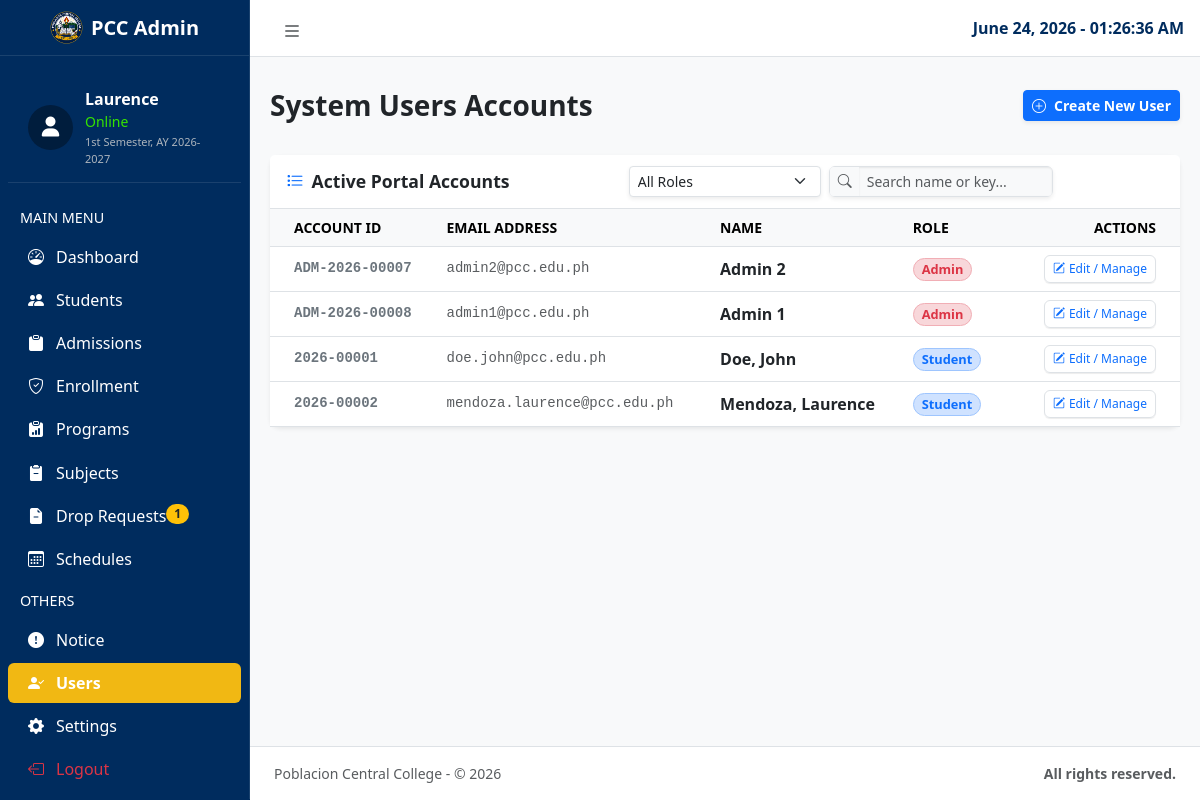
The page /admin/users.php (signed in) on the database its author committed.
### tables this page shows
CREATE TABLE `students` (
  `student_id` int(11) NOT NULL AUTO_INCREMENT,
  `student_number` varchar(20) NOT NULL,
  `password_hash` varchar(255) NOT NULL,
  `application_id` int(11) DEFAULT NULL,
  `first_name` varchar(50) NOT NULL,
  `middle_name` varchar(50) DEFAULT NULL,
  `last_name` varchar(50) NOT NULL,
  `suffix` varchar(10) DEFAULT NULL,
  `email` varchar(100) NOT NULL,
  `current_course` varchar(10) NOT NULL,
  `section` varchar(50) DEFAULT NULL,
  `year_level` int(11) DEFAULT 1,
  `classification` varchar(50) DEFAULT 'Regular',
  `created_at` timestamp NOT NULL DEFAULT current_timestamp(),
  `enrollment_status` varchar(50) DEFAULT 'Enrolled',
  `payment_method` varchar(50) DEFAULT 'Cashier',
  `payment_scheme` varchar(50) DEFAULT 'Full Payment',
  `gcash_ref_id` varchar(50) DEFAULT NULL,
  `gcash_receipt_path` varchar(255) DEFAULT NULL,
  PRIMARY KEY (`student_id`),
  UNIQUE KEY `student_number` (`student_number`),
  UNIQUE KEY `email` (`email`),
  KEY `current_course` (`current_course`),
  KEY `application_id` (`application_id`),
  CONSTRAINT `students_ibfk_1` FOREIGN KEY (`current_course`) REFERENCES `courses` (`course_code`),
  CONSTRAINT `students_ibfk_2` FOREIGN KEY (`application_id`) REFERENCES `applicants` (`application_id`)
);

### admin/users.php (the view, shortened to what this page needs)
<?php
require_once '../config/database_connect.php';
$users_list = [];
$search_query = isset($_GET['search']) ? trim($_GET['search']) : '';
$search_param = '%' . $search_query . '%';
$filter_role = isset($_GET['role_filter']) ? trim($_GET['role_filter']) : 'All';
try {
    if ($filter_role === 'All' || $filter_role === 'Admin') {
        $admin_query = $conn->prepare("SELECT admin_id, admin_name, pcc_email FROM admins WHERE admin_id LIKE :search OR admin_name LIKE :search OR pcc_email LIKE :search");
        $admin_query->execute([':search' => $search_param]);
        while ($admin = $admin_query->fetch(PDO::FETCH_ASSOC)) {
            $users_list[] = ['account_id' => $admin['admin_id'], 'name' => $admin['admin_name'], 'school_email' => $admin['pcc_email'], 'role' => 'Admin'];
        }
    }
    if ($filter_role === 'All' || $filter_role === 'Student') {
        $student_query = $conn->prepare("SELECT student_number, first_name, last_name, suffix, email FROM students WHERE student_number LIKE :search OR first_name LIKE :search OR last_name LIKE :search OR email LIKE :search");
        $student_query->execute([':search' => $search_param]);
        while ($student = $student_query->fetch(PDO::FETCH_ASSOC)) {
            $suffix_display = !empty($student['suffix']) ? ' ' . $student['suffix'] : '';
            $users_list[] = ['account_id' => $student['student_number'], 'name' => $student['last_name'] . ', ' . $student['first_name'] . $suffix_display, 'school_email' => $student['email'], 'role' => 'Student'];
        }
    }
} catch (PDOException $e) {
    $toast_notification = "<div class='alert alert-danger m-3'>Query Engine Failure: " . $e->getMessage() . "</div>";
}
$edit_id = $_GET['edit_uid'] ?? null;
$edit_role = $_GET['role'] ?? null;
$current_semester = "1st Semester, AY 2026-2027";
$pending_drop_count = 0;
try {
    $drop_count_stmt = $conn->query("SELECT COUNT(*) FROM drop_requests WHERE status = 'Pending Review'");
    $pending_drop_count = $drop_count_stmt->fetchColumn();
} catch (PDOException $e) {
    error_log("Sidebar Badges Fetch Error: " . $e->getMessage());
}
?>
<!doctype html>
<html lang="en">
<head>
    <link rel="stylesheet" href="https://cdn.jsdelivr.net/npm/overlayscrollbars@2.11.0/styles/overlayscrollbars.min.css" />
    <link rel="stylesheet" href="https://cdn.jsdelivr.net/npm/bootstrap-icons@1.13.1/font/bootstrap-icons.min.css" />
    <link rel="stylesheet" href="../assets/css/adminlte.css" />
    <link rel="stylesheet" href="https://cdnjs.cloudflare.com/ajax/libs/font-awesome/6.4.0/css/all.min.css">
</head>
<body class="fixed-header sidebar-expand-lg bg-body-tertiary">
    <div class="app-wrapper">
        <nav class="app-header navbar navbar-expand bg-body px-1">
            <div class="container-fluid">
                <ul class="navbar-nav">
                    <li class="nav-item"><a class="nav-link text-dark" href="#" onclick="toggleSidebarMenu(event)" role="button"><i class="bi bi-list fs-5"></i></a></li>
                </ul>
                <ul class="navbar-nav ms-auto">
                    <li class="nav-item dropdown user-menu"><span class="d-md-inline"><div class="nav-date" id="liveClockDisplay">Loading...</div></span></li>
                </ul>
            </div>
        </nav>
        <aside class="app-sidebar sidebar-bg">
            <div class="sidebar-brand"
                style="border-right: 1px solid rgba(255, 255, 255, 0.1); border-bottom: 1px solid rgba(255, 255, 255, 0.1);">
                <a href="dashboard.php" class="brand-link">
                    <img src="../assets/images/PCC_logo.png" alt="PCC Logo" class="brand-image" />
                    <span class="brand-text fw-bold" style="color: white;">PCC Admin</span>
                </a>
            </div>
            <div class="sidebar-wrapper" style="border-right: 1px solid rgba(255, 255, 255, 0.1)">
                <nav class="mt-2">
                    <div class="user-profile">
                        <div class="avatar-wrapper">
                            <div class="avatar-placeholder"><i class="fa-solid fa-user"></i></div>
                        </div>
                        <div class="user-info">
                            <div class="username">
                                <?php echo htmlspecialchars($_SESSION['admin_name'] ?? 'Admin Account'); ?>
                            </div>
                            <div class="status-text small" style="color: #35e400;">Online</div>
                            <span class="sidebar-semester-text"><?php echo $current_semester; ?></span>
                        </div>
                    </div>
                    <ul class="nav sidebar-menu flex-column mt-3" id="navigation">
                        <li class="nav-header">MAIN MENU</li>
                        <li class="nav-item"><a href="dashboard.php" class="nav-link"><i
                                    class="nav-icon bi bi-speedometer"></i>
                                <p>Dashboard</p>
                            </a></li>
                        <li class="nav-item"><a href="students.php" class="nav-link "><i
                                    class="nav-icon bi bi-people-fill"></i>
                                <p>Students</p>
                            </a></li>
                        <li class="nav-item"><a href="admissions.php" class="nav-link "><i
                                    class="nav-icon bi bi-clipboard-fill"></i>
                                <p>Admissions
                                </p>
                            </a></li>
                        <li class="nav-item"><a href="verify_enrollment.php" class="nav-link"><i
                                    class="nav-icon bi bi-shield-check"></i>
                                <p>Enrollment
                                </p>
                            </a></li>
                        <li class="nav-item"><a href="#" class="nav-link"><i
                                    class="nav-icon bi bi-clipboard-data-fill"></i>
                                <p>Programs</p>
                            </a></li>
                        <li class="nav-item"><a href="subjects.php" class="nav-link"><i
                                    class="nav-icon bi bi-clipboard2-minus-fill"></i>
                                <p>Subjects</p>
                            </a></li>
                        <li class="nav-item"><a href="drop_requests.php" class="nav-link"><i
                                    class="nav-icon bi bi-file-earmark-minus-fill"></i>
                                <p>Drop Requests
                                    <?php if ($pending_drop_count > 0): ?>
                                        <span class="badge bg-warning text-dark float-end small font-bold rounded-pill"
                                            style="background-color: white"><?php echo $pending_drop_count; ?></span>
                                    <?php endif; ?>
                                </p>
                            </a></li>
                        <li class="nav-item"><a href="#" class="nav-link"><i class="nav-icon bi bi-calendar3"></i>
                                <p>Schedules</p>
                            </a></li>
                        <li class="nav-header">OTHERS</li>
                        <li class="nav-item"><a href="notice.php" class="nav-link"><i
                                    class="nav-icon bi bi-exclamation-circle-fill"></i>
                                <p>Notice</p>
                            </a></li>
                        <li class="nav-item"><a href="users.php" class="nav-link sidebar-bg-active"><i
                                    class="nav-icon bi bi-person-check-fill"></i>
                                <p>Users</p>
                            </a></li>
                        <li class="nav-item"><a href="settings.php" class="nav-link "><i
                                    class="nav-icon bi bi-gear-fill"></i>
                                <p>Settings</p>
                            </a></li>
                        <li class="nav-item">
                            <a href="../index.php" class="nav-link text-danger-emphasis"
                                onclick="return confirm('Are you sure you want to end your snapshot session?');">
                                <i class="nav-icon bi bi-box-arrow-left text-danger"></i>
                                <p class="text-danger font-bold">Logout</p>
                            </a>
                        </li>
                    </ul>
                </nav>
            </div>
        </aside>
        <main class="app-main">
            <div class="app-content-header">
                <div class="container-fluid">
                    <div class="row align-items-center">
                        <div class="col-sm-6">
                            <h3 class="mb-0 mt-3 fw-bold text-dark">System Users Accounts</h3>
                        </div>
                        <div class="col-sm-6 text-end mt-3">
                            <a href="?action=new" class="btn btn-primary shadow-sm fw-semibold btn-sm"><i class="bi bi-plus-circle me-2"></i>Create New User</a>
                        </div>
                    </div>
                </div>
            </div>
            <div class="app-content mt-3">
                <div class="container-fluid">
                    <div class="card shadow-sm border-0 bg-white" style="border-radius: 10px;">
                        <div class="card-header bg-white py-3 border-bottom d-flex justify-content-between align-items-center flex-wrap gap-3">
                            <h5 class="card-title mb-0 fw-bold text-dark"><i class="bi bi-list-task me-2 text-primary"></i>Active Portal Accounts</h5>
                            <div class="card-tools">
                                <form method="GET" action="users.php" class="d-flex gap-2">
                                    <div class="input-group input-group-sm rounded" style="width: 12rem">
                                        <select name="role_filter" class="form-select border shadow-sm" onchange="this.form.submit()">
                                            <option value="All" <?= $filter_role === 'All' ? 'selected' : '' ?>>All Roles</option>
                                        </select>
                                    </div>
                                    <div class="input-group input-group-sm border rounded shadow-sm" style="width: 14rem">
                                        <span class="input-group-text bg-light border-0 text-muted"><i class="bi bi-search"></i></span>
                                        <input id="table-filter" type="search" name="search" class="form-control border-0 bg-light" placeholder="Search name or key..." value="<?= htmlspecialchars($search_query) ?>" />
                                    </div>
                                </form>
                            </div>
                        </div>
                        <div class="card-body p-0">
                            <div class="table-responsive">
                                <table class="table table-hover align-middle mb-0 text-dark">
                                    <thead class="table-light small text-uppercase text-secondary border-bottom">
                                        <tr>
                                            <th>Account ID</th>
                                            <th>Email Address</th>
                                            <th>Name</th>
                                            <th>Role</th>
                                            <th class="pe-4 text-end" style="width: 180px;">Actions</th>
                                        </tr>
                                    </thead>
                                    <tbody>
                                        <?php if (empty($users_list)): ?>
                                            <tr><td colspan="5" class="text-center py-5 text-muted"><i class="bi bi-person-x fs-1 opacity-50 mb-3 d-block"></i>No Live Operational Portal Identities Indexed</td></tr>
                                        <?php else: ?>
                                            <?php foreach ($users_list as $user): ?>
                                                <tr class="<?= ($edit_id === $user['account_id'] && $edit_role === $user['role']) ? 'table-warning-subtle' : '' ?>">
                                                    <td class="ps-4 font-monospace fw-bold text-secondary small"><?= htmlspecialchars($user['account_id']) ?></td>
                                                    <td class="font-monospace text-muted small"><?= htmlspecialchars($user['school_email'] ?? 'N/A') ?></td>
                                                    <td class="fw-semibold text-dark"><?= htmlspecialchars($user['name']) ?></td>
                                                    <td>
                                                        <?php
                                                        $is_head_admin = ($user['role'] === 'Admin');
                                                        $badge_theme = $is_head_admin ? 'bg-danger-subtle text-danger border border-danger-subtle' : 'bg-primary-subtle text-primary border border-primary-subtle';
                                                        ?>
                                                        <span class="badge <?= $badge_theme; ?> tab-indicator d-inline-block text-center px-2 py-1"><?= htmlspecialchars($user['role']) ?></span>
                                                    </td>
                                                    <td class="pe-4 text-end">
                                                        <a href="?edit_uid=<?= urlencode($user['account_id']) ?>&role=<?= urlencode($user['role']) ?><?= !empty($search_query) ? '&search='.urlencode($search_query) : '' ?><?= $filter_role !== 'All' ? '&role_filter='.urlencode($filter_role) : '' ?>" class="btn btn-xs btn-outline-primary border py-1 px-2" style="font-size: 0.75rem;"><i class="bi bi-pencil-square me-1"></i>Edit / Manage</a>
                                                    </td>
                                                </tr>
                                            <?php endforeach; ?>
                                        <?php endif; ?>
                                    </tbody>
                                </table>
                            </div>
                        </div>
                    </div>
                </div>
            </div>
        </main>
        <footer class="app-footer px-4 py-3 border-top bg-white small text-muted">
            <div class="float-start d-none d-sm-inline">Poblacion Central College - &copy; 2026</div>
            <strong><span class="float-end">&nbsp;All rights reserved.</span></strong>
            <div class="clearfix"></div>
        </footer>
    </div>
</body>
</html>

### rows shown on the page
students: student_number "2026-00001", email "doe.john@pcc.edu.ph", name "Doe, John", role "Student"
students: student_number "2026-00002", email "mendoza.laurence@pcc.edu.ph", name "Mendoza, Laurence", role "Student"

### other values the page prints
$_SESSION['admin_name'] "Laurence"
$current_semester "1st Semester, AY 2026-2027"
$pending_drop_count "1"
$user['account_id'] "ADM-2026-00007"
$user['school_email'] "admin2@pcc.edu.ph"
$user['name'] "Admin 2"
$user['role'] "Admin"
$user['account_id'] "ADM-2026-00008"
$user['school_email'] "admin1@pcc.edu.ph"
$user['name'] "Admin 1"
